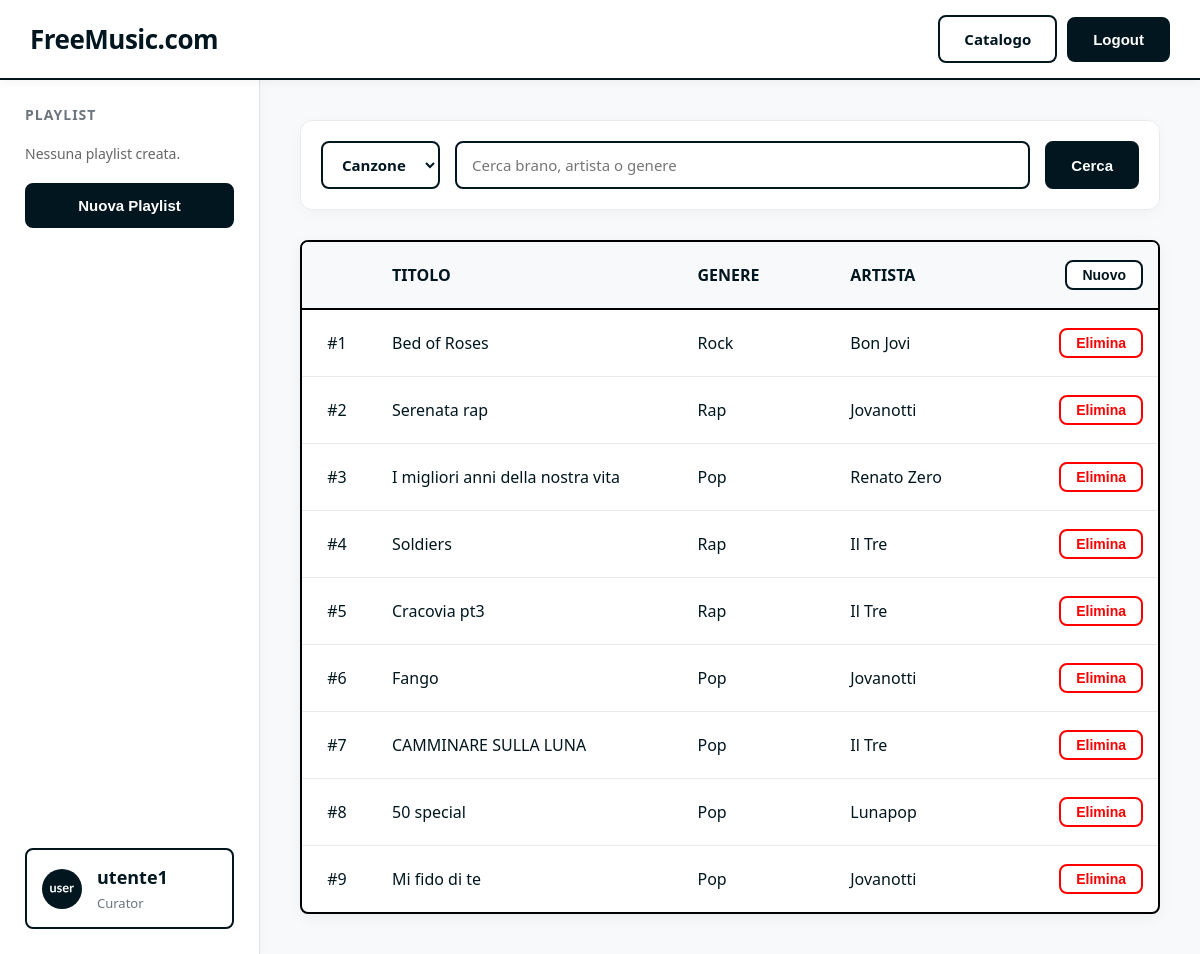
The app's page /catalogue/ (signed in), older data.
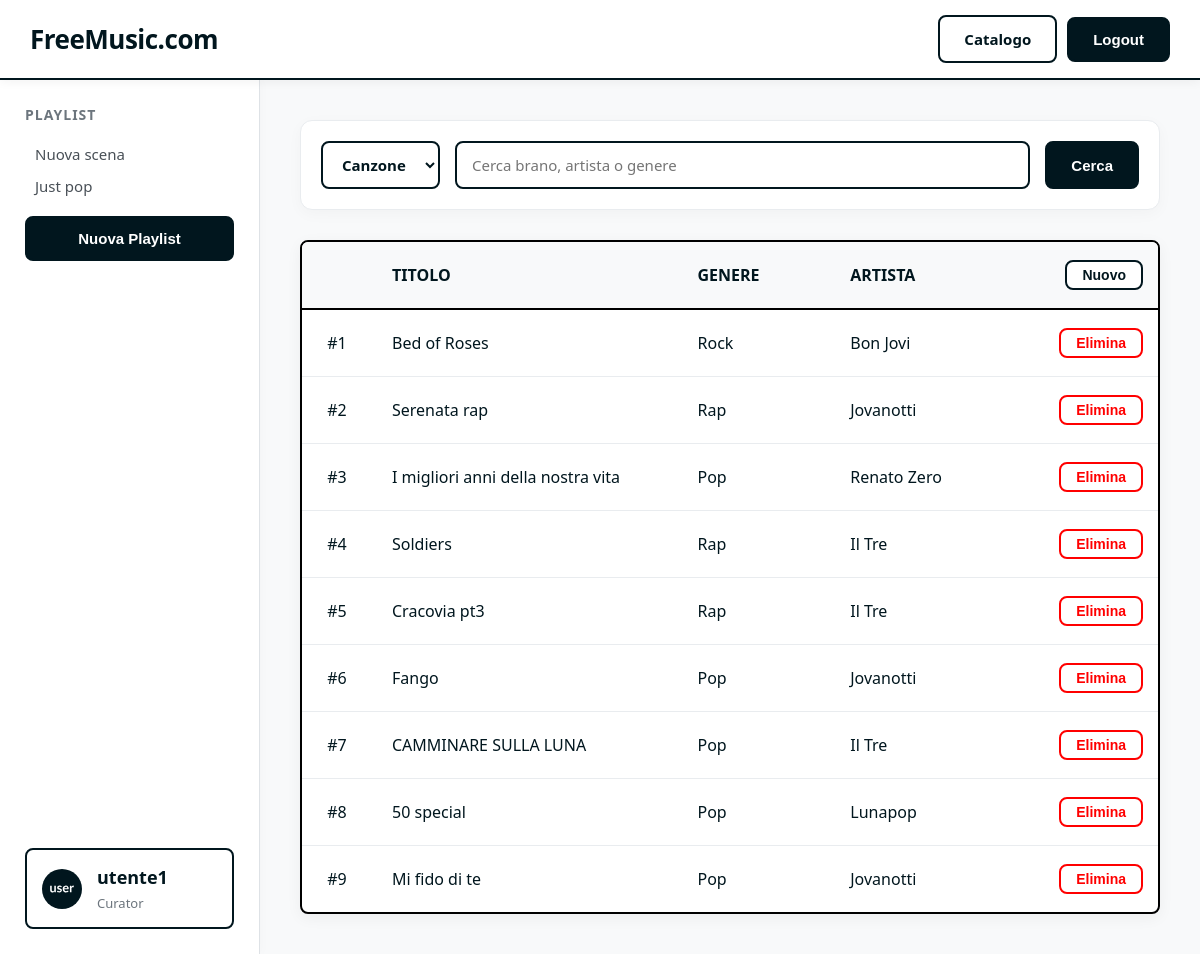
The same page, newer data.
### backend/models.py (models this page shows, shortened)
class Song(models.Model):
    title = models.CharField(max_length=200)
    artist = models.ForeignKey(Artist, on_delete=models.CASCADE, related_name='songs', null=True)
    genre = models.ForeignKey(Genre, on_delete=models.CASCADE, related_name='songs')
    created_at = models.DateTimeField(auto_now_add=True)

class Genre(models.Model):
    name = models.CharField(max_length=100, unique=True)

class Artist(models.Model):
    name = models.CharField(max_length=200, unique=True)
    created_at = models.DateTimeField(auto_now_add=True)

class Playlist(models.Model):
    name = models.CharField(max_length=200)
    user = models.ForeignKey(settings.AUTH_USER_MODEL, on_delete=models.CASCADE, related_name='playlists')
    songs = models.ManyToManyField(Song, related_name='playlists', blank=True)

### backend/views.py (the view, shortened to what this page needs)
# urls.py: path('catalogue/', views.CatalogListView.as_view(), name='catalog_list'),
class CatalogListView(ListView):
    template_name = 'catalogue.html'
    context_object_name = 'items'
    def get_queryset(self):
        q = self.request.GET.get('q', '')
        search_type = self.request.GET.get('type', 'song')
        if search_type == 'genre':
            queryset = Genre.objects.all().order_by('name')
            if q:
                queryset = queryset.filter(name__icontains=q)
        elif search_type == 'artist':
            queryset = Artist.objects.all().order_by('-created_at')
            if q:
                queryset = queryset.filter(Q(name__icontains=q) | Q(songs__genre__name__icontains=q)).distinct()
        elif search_type == 'user' and self.request.user.is_authenticated and self.request.user.is_curator():
            queryset = get_user_model().objects.all().order_by('username')
            if q:
                queryset = queryset.filter(username__icontains=q)
        else: # song
            search_type = 'song'
            queryset = Song.objects.all().order_by('-created_at')
            if q:
                queryset = queryset.filter(Q(title__icontains=q) | Q(artist__name__icontains=q) | Q(genre__name__icontains=q))
        self.valid_search_type = search_type
        return queryset
    def get_context_data(self, **kwargs):
        context = super().get_context_data(**kwargs)
        context['search_type'] = getattr(self, 'valid_search_type', 'song')
        context['q'] = self.request.GET.get('q', '')
        playlist_id = self.request.GET.get('add_to_playlist')
        if self.request.user.is_authenticated:
            context['user_playlists'] = Playlist.objects.filter(user=self.request.user)
            if self.request.user.is_curator():
                context['all_genres'] = Genre.objects.all().order_by('name')
                context['all_artists'] = Artist.objects.all().order_by('name')
                context['existing_artists_json'] = json.dumps(list(Artist.objects.values_list('name', flat=True)))
                context['existing_genres_json'] = json.dumps(list(Genre.objects.values_list('name', flat=True)))
                context['existing_songs_json'] = json.dumps([{"id": s.id, "title": s.title, "artist_id": str(s.artist_id)} for s in Song.objects.all()])
        context['popular_artists'] = Artist.objects.all().order_by('name')
        return context

### backend/models.py (called while the page is built)
    def is_curator(self):
        return self.role == 'curator' or self.is_superuser

### templates/catalogue.html (shortened to what the changed rows need)
{% extends 'sidebar.html' %}
{% load static %}
{% block content %}
    <div style="background: white; border: 2px solid #000; border-radius: 8px; overflow: hidden; box-shadow: 0 4px 15px rgba(0,0,0,0.05);">
        <table class="catalog-list">
            <thead>
                <tr style="border-bottom: 2px solid #000; background-color: #f8f9fa;">
                    <th style="padding: 15px; width: 30px; color: #6c757d; font-weight: 600; text-align: left; text-transform: uppercase; font-size: 13px;">
                    </th>
                    <th style="padding: 20px; font-weight: 600; text-align: left; text-transform: uppercase; font-size: 16px;">
                        <div class="catalog-row-details">
                            {% if search_type == 'artist' %}
                            <span class="catalog-row-title" style="color: inherit; font-size: inherit; font-weight: inherit;">Artista</span>
                            <span class="catalog-row-artist" style="color: inherit; font-size: inherit; font-weight: inherit;">Brani Associati</span>
                            {% elif search_type == 'genre' %}
                            <span class="catalog-row-title" style="color: inherit; font-size: inherit; font-weight: inherit;">Genere</span>
                            <span class="catalog-row-artist" style="color: inherit; font-size: inherit; font-weight: inherit;">Brani Associati</span>
                            {% else %}
                            <span class="catalog-row-title" style="color: inherit; font-size: inherit; font-weight: inherit;">Titolo</span>
                            <span class="catalog-row-genre" style="color: inherit; font-size: inherit; font-weight: inherit;">Genere</span>
                            <span class="catalog-row-artist" style="color: inherit; font-size: inherit; font-weight: inherit;">Artista</span>
                            {% endif %}
                        </div>
                    </th>
                    {% if user.is_authenticated and user.is_curator and not adding_to_playlist %}
                    <th style="width: 100px; text-align: right; padding-right: 15px;">
                        {% if search_type != 'user' and search_type != 'playlist' %}
                        <button class="light-btn" style="padding: 5px 15px; font-size: 14px; border-radius: 8px; border: 2px solid #01161e;" onclick="document.getElementById('create-row').style.display = document.getElementById('create-row').style.display === 'none' ? 'table-row' : 'none';">Nuovo</button>
                        {% endif %}
                    </th>
                    {% endif %}
                </tr>
            </thead>
            <tbody>
                {% for item in items %}
                <tr >
                    {% if adding_to_playlist %}
                    <td style="width: 30px;">
                        <input type="checkbox" name="song_ids" value="{{ item.id }}" {% if item.in_playlist %}checked{% endif %} style="transform: scale(1.5);">
                    </td>
                    {% else %}
                    {% if user.is_authenticated and user.is_curator and search_type == 'song' %}
                    <td class="song-index-cell" onclick="enableSongEdit({{ item.id }}, event)" style="width: 30px; cursor: pointer; text-align: center;">
                        <span class="song-number">#{{ forloop.counter }}</span>
                    </td>
                    {% else %}
                    <td>#{{ forloop.counter }}</td>
                    {% endif %}
                    {% endif %}
                    <td>
                        <div class="catalog-row-details">
                            {% if search_type == 'artist' %}
                            <a href="{% url 'artist_detail' item.name %}" class="catalog-row-title">{{ item.name }}</a>
                            <span class="catalog-row-artist">{{ item.songs.count }} brani</span>
                            {% elif search_type == 'playlist' %}
                            <a href="{% url 'playlist_detail' item.id %}" class="catalog-row-title">{{ item.name }}</a>
                            <span class="catalog-row-artist">Di {{ item.user.username }}</span>
                            {% elif search_type == 'genre' %}
                            <a href="{% url 'genre_detail' item.name %}" class="catalog-row-title">{{ item.name }}</a>
                            <span class="catalog-row-artist">{{ item.songs.count }} brani</span>
                            {% else %}
                            <div id="display-song-{{ item.id }}" style="display: flex; flex: 1; justify-content: space-between;">
                                <span class="catalog-row-title">{{ item.title }}</span>
                                <span class="catalog-row-genre">{{ item.genre.name }}</span>
                                <span class="catalog-row-artist">{{ item.artist.name }}</span>
                            </div>
                            {% endif %}
                        </div>
                    </td>
                    {% if user.is_authenticated and user.is_curator and not adding_to_playlist %}
                    <td style="width: 100px; text-align: right; padding-right: 15px;">
                        {% if search_type == 'user' %}
                        <form method="post" action="{% url 'admin_user_delete' item.username %}" style="margin:0; display: inline-block;">
                            {% csrf_token %}
                            <input type="hidden" name="next" value="{{ request.get_full_path }}">
                            <button type="submit" class="red-btn" style="padding: 5px 15px; font-size: 14px; position: relative; z-index: 10;" onclick="event.stopPropagation(); return confirm('Sei sicuro di voler eliminare definitivamente questo utente e tutte le sue playlist?');" {% if item.username == user.username %}disabled{% endif %}>Elimina</button>
                        </form>
                        {% elif search_type == 'song' %}
                        <div id="display-btn-{{ item.id }}" style="display: inline-block;">
                            <form method="post" action="{% url 'admin_song_delete' item.id %}" style="margin:0;">
                                <button type="submit" class="red-btn" style="padding: 5px 15px; font-size: 14px; position: relative; z-index: 10;" onclick="event.stopPropagation(); return confirm('Sei sicuro di voler eliminare definitivamente questo brano?');">Elimina</button>
                            </form>
                        </div>
                        {% endif %}
                    </td>
                    {% endif %}
                </tr>
                {% empty %}
                <tr>
                    <td colspan="2" style="padding: 30px; text-align: center; color: #666;">Nessun risultato.</td>
                </tr>
                {% endfor %}
            </tbody>
        </table>
    </div>
{% endblock %}

### templates/sidebar.html (shortened to what this page needs)
{% extends 'header.html' %}
{% load static %}
{% block base_content %}
<aside class="column sidebar">
    <div class="sidebar-top">
        <h3>Playlist</h3>
        {% if user.is_authenticated %}
        {% for playlist in user.playlists.all %}
        <a href="{% url 'playlist_detail' playlist.id %}" class="row sidebar-playlist-item">{{ playlist.name }}</a>
        {% empty %}
        <div class="sidebar-message" style="color: #666;">Nessuna playlist creata.</div>
        {% endfor %}
        <div style="margin-top: 20px;">
            <form method="post" action="{% url 'playlist_create' %}">
                <button type="submit" class="dark-btn border" style="width: 100%;">Nuova Playlist</button>
            </form>
        </div>
        {% else %}
        <div class="sidebar-message">Accedi per visualizzare<br>le tue playlist</div>
        {% endif %}
    </div>
    {% if user.is_authenticated %}
    <div class="sidebar-bottom border" style="padding: 15px; border-radius: 8px; cursor: pointer; display: flex; align-items: center; gap: 15px;" onclick="window.location.href='{% url 'user_detail' user.username %}'">
        <img src="{% static 'user.svg' %}" alt="User" style="width: 40px; height: 40px; object-fit: cover; border-radius: 50%;">
        <div style="text-align: left;">
            <div class="account-name">{{ user.username }}</div>
            <div class="account-role">{{ user.get_role_display|default:user.role }}</div>
        </div>
    </div>
    {% endif %}
</aside>
<div class="main-content">
    {% block content %}
    {% endblock %}
</div>
{% endblock %}

Row changes from the older to the newer data that the page shows:
added Playlist: name "Nuova scena"
added Playlist: name "Just pop"
Text that changed along with them:
text no longer shown: "Nessuna playlist creata."
